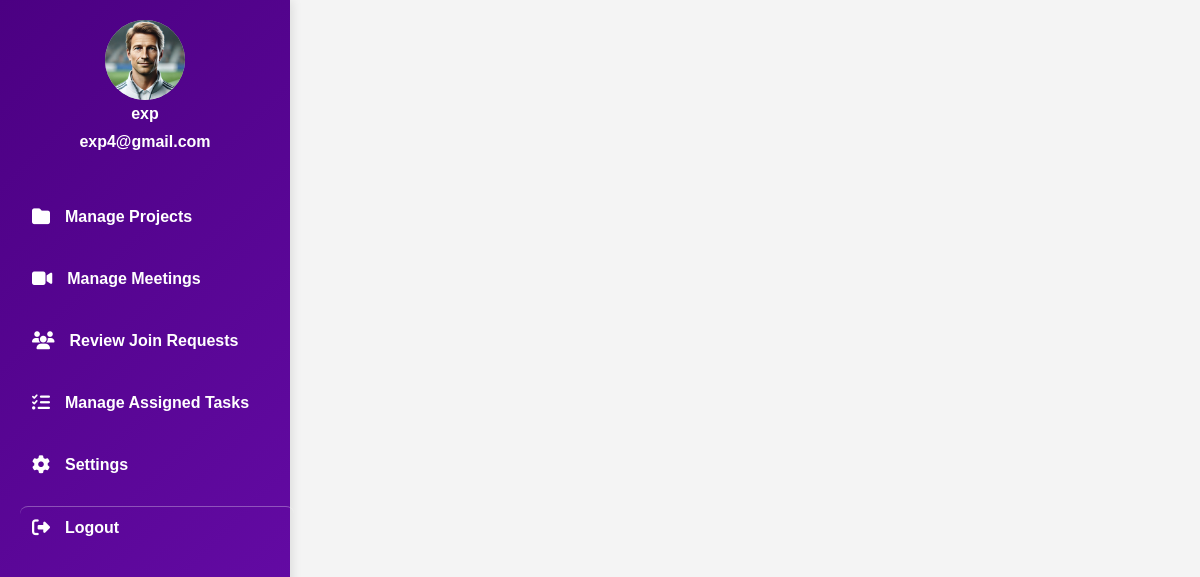
Screenshot of /users/dashboard/ (signed in) with the database file from the repository.
### users/models.py (models this page shows, shortened)
class CustomUser(AbstractUser):
    phone_regex = RegexValidator(
        regex=r'^05\d{8}$',
        message="Phone number must start with 05 and be exactly 10 digits."
    )
    phone_number = models.CharField(
        max_length=10,
        unique=True,
        validators=[phone_regex],
        help_text="Phone number must start with 05 and contain exactly 10 digits."
    )
    ROLE_CHOICES = [
        ('member', 'Member'),
        ('expert', 'Expert')
    ]
    role = models.CharField(
        max_length=10,
        choices=ROLE_CHOICES,
        default='member'
    )
    profile_image = models.ImageField(
        upload_to='profile_pics/',
        default='profile_pics/p.png',
        blank=True,
        null=True
    )
    short_bio = models.CharField(
        max_length=15,
        blank=True,
        help_text="Short description (e.g., AI Expert, UI Guru)."
    )
    full_bio = models.TextField(
        blank=True,
        help_text="Detailed biography or personal summary."
    )
    groups = models.ManyToManyField(
        'auth.Group',
        related_name='custom_user_groups',
        blank=True
    )
    user_permissions = models.ManyToManyField(
        'auth.Permission',
        related_name='custom_user_permissions',
        blank=True
    )

### users/views.py (the view)
# urls.py: path('dashboard/', dashboard_view, name='dashboard'),
@login_required
def dashboard_view(request):
    user = request.user
    today = timezone.localdate()
    pending_tasks_count = Task.objects.filter(
        assigned_to=user,
        status__in=['new', 'pending', 'in_progress', 'urgent'],
        due_date__isnull=False,
        due_date__gte=today
    ).count()
    completed_tasks_count = Task.objects.filter(
        assigned_to=user,
        status='completed'
    ).count()
    upcoming_task = Task.objects.filter(
        assigned_to=user,
        due_date__isnull=False,
        due_date__gte=today
    ).order_by('due_date').first()
    upcoming_meeting = Meeting.objects.filter(
        Q(participants=user) | Q(expert=user),
        date__isnull=False,
        date__gte=today
    ).order_by('date', 'time').first()
    context = {
        'user': user,
        'is_expert': user.role == 'expert',
        'pending_tasks_count': pending_tasks_count,
        'completed_tasks_count': completed_tasks_count,
        'upcoming_task': upcoming_task,
        'upcoming_meeting': upcoming_meeting,
    }
    if user.role == 'expert':
        return render(request, 'expert_dashboard.html', context)
    return render(request, 'dashboard.html', context)

### templates/expert_dashboard.html (shortened to what this page needs)
<!DOCTYPE html>
<html lang="en">
<head>
    <link rel="stylesheet" href="https://cdnjs.cloudflare.com/ajax/libs/font-awesome/6.4.2/css/all.min.css">
</head>
<body>
    <div class="sidebar">
        <div class="profile">
            <img src="{{ user.profile_image.url }}" onerror="this.onerror=null; this.src='/media/profile_pics/p.png';" alt="Profile Picture">
            <p><strong>{{ user.username }}</strong></p>
            <p>{{ user.email }}</p>
        </div>
        <a href="{% url 'projects_list' %}" onclick="loadPage(this.href); return false;"><i class="fas fa-folder"></i> Manage Projects</a>
        <a href="{% url 'meeting_list' %}" onclick="loadPage(this.href); return false;"><i class="fas fa-video"></i> Manage Meetings</a>
        <a href="{% url 'join_requests' %}" onclick="loadPage(this.href); return false;"><i class="fas fa-users"></i> Review Join Requests</a>
        <a href="{% url 'tasks_list' %}" onclick="loadPage(this.href); return false;"><i class="fas fa-tasks"></i> Manage Assigned Tasks</a>
        <a href="{% url 'settings' %}" onclick="loadPage(this.href); return false;"><i class="fas fa-cog"></i> Settings</a>
        <a href="{% url 'logout' %}" class="logout"><i class="fas fa-sign-out-alt"></i> Logout</a>
    </div>
    <div class="content" id="main-content">
    </div>
</body>
</html>

### templates/expert_dashboard.html (style rules this page uses)
body { font-family: 'Arial', sans-serif; background-color: #f4f4f4; margin: 0; padding: 0; display: flex; direction: ltr; }
.sidebar { width: 250px; background: linear-gradient(135deg, #4b0082, #6a0dad); padding: 20px; height: 100vh; box-shadow: 2px 0 10px rgba(0, 0, 0, 0.1); position: fixed; left: 0; top: 0; display: flex; flex-direction: column; align-items: start; transition: transform 0.3s ease-in-out; z-index: 999; }
.sidebar .profile { text-align: center; width: 100%; margin-bottom: 30px; display: flex; flex-direction: column; align-items: center; }
.sidebar .profile img { width: 80px; height: 80px; border-radius: 50%; object-fit: cover; background-color: #ccc; display: block; }
.sidebar .profile p { margin: 5px 0; color: white; font-weight: bold; }
.sidebar a { display: flex; align-items: center; padding: 12px; color: white; text-decoration: none; font-weight: bold; margin: 10px 0; border-radius: 8px; transition: all 0.3s ease; width: 100%; cursor: pointer; }
.sidebar a i { margin-right: 15px; font-size: 18px; transition: transform 0.3s; }
.logout { margin-top: auto; text-align: center; color: white; font-weight: bold; padding: 10px; border-top: 1px solid rgba(255, 255, 255, 0.3); transition: background 0.3s ease; }
.content { margin-left: 270px; padding: 30px; width: calc(100% - 270px); box-sizing: border-box; }

### rows the page displays
CustomUser: profile_image (picture), username "exp", email "exp4@gmail.com"
